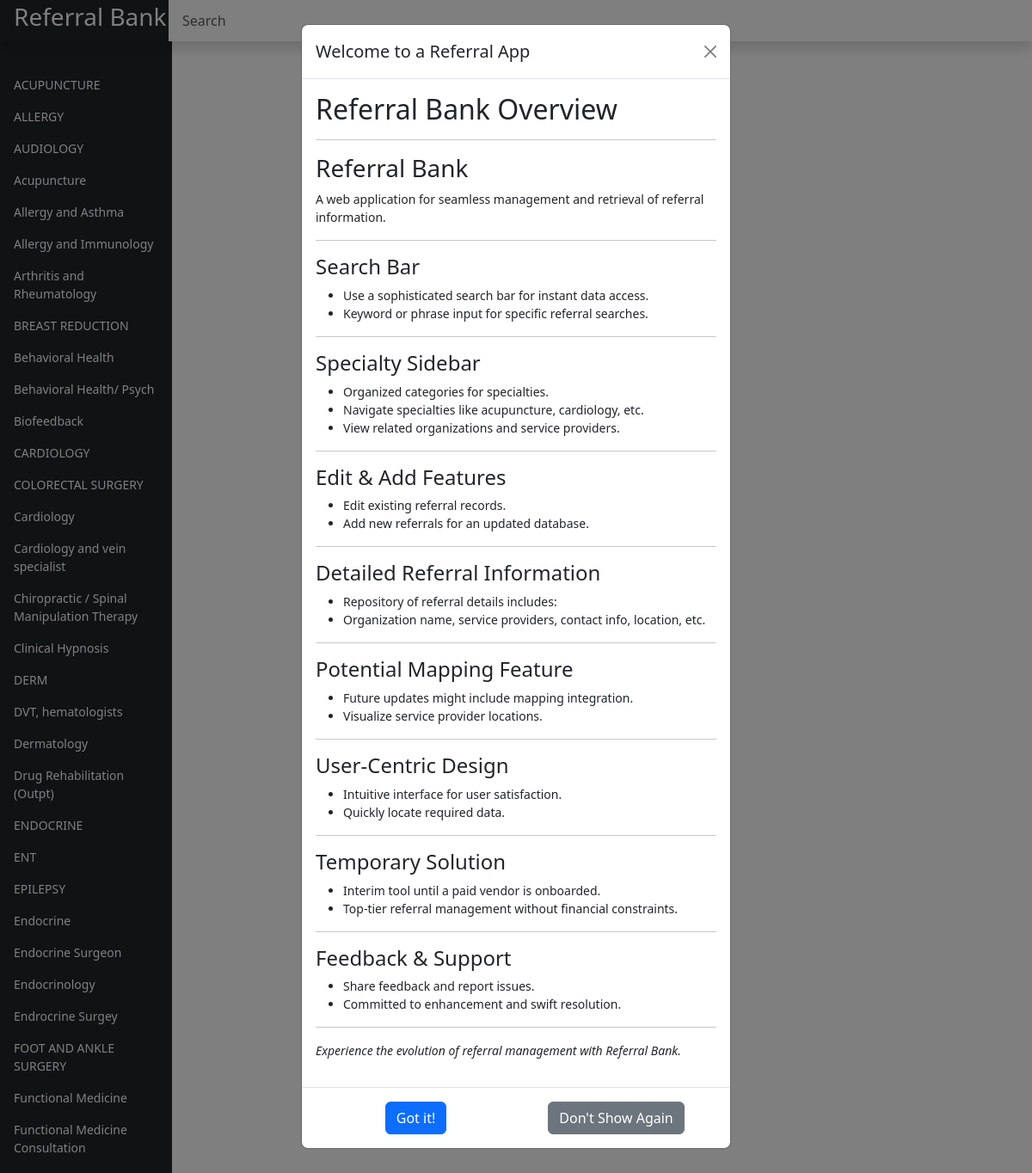
The page / on the database its author committed.
### tables this page shows
CREATE TABLE "referrals" (
                id INTEGER PRIMARY KEY,
                SPECIALTY TEXT,
                NAME_OF_ORGANIZATION TEXT,
                NAME TEXT,
                LOCATION TEXT,
                PHONE_NUMBER TEXT,
                FAX_NUMBER TEXT,
                WEBSITE TEXT,
                NOTES TEXT,
                EMAIL TEXT
            , PARSED_SEARCH INTEGER DEFAULT 0);

### app.py (the view)
@app.route('/')
def home():
    df = load_data()
    df = mod_df(df)
    specialties = df['SPECIALTY'].unique().tolist()
    return render_template('dashboard.html', specialties=specialties)

### app.py (called while the page is built)
def mod_df(df):
    df = df.sort_values(by='SPECIALTY').reset_index(drop=True)
    print(len(df))
    df['NAME_OF_ORGANIZATION'].fillna('Unknown Organization', inplace=True)
    df['NAME'].fillna('', inplace=True)
    print(f"modified df: {df.head()}")
    return df

def load_data():
    conn = sqlite3.connect(DB_PATH)
    df = pd.read_sql_query("SELECT * FROM referrals", conn)
    conn.close()
    print(df.head())
    return df

### templates/dashboard.html (shortened to what this page needs)
<!doctype html>
<html lang="en">
<head>
  <link href="https://cdn.jsdelivr.net/npm/bootstrap@5.3.0/dist/css/bootstrap.min.css" rel="stylesheet"
>
  <link rel="stylesheet" href="https://cdnjs.cloudflare.com/ajax/libs/font-awesome/5.15.3/css/all.min.css">
  <link rel="stylesheet" type="text/css" href="https://cdn.datatables.net/1.13.4/css/jquery.dataTables.min.css">
  <link rel="stylesheet" type="text/css"
    href="https://cdn.datatables.net/responsive/2.2.9/css/responsive.dataTables.min.css">
  <link rel="stylesheet" href="https://cdnjs.cloudflare.com/ajax/libs/font-awesome/5.15.1/css/all.min.css">
  <link rel="stylesheet" type="text/css"
    href="https://cdnjs.cloudflare.com/ajax/libs/toastr.js/latest/css/toastr.min.css">
  <link href="{{ url_for('static', filename='css/dashboard.css') }}" rel="stylesheet">
</head>
<body>
  <header class="navbar navbar-dark sticky-top bg-dark flex-md-nowrap p-0 shadow">
    <div id="title_T" class="col-md-3 h3 ms-3  text-white" data-pg-name="Title">Referral Bank</div>
    <input class="form-control form-control-dark w-100" type="text" placeholder="Search" aria-label="Search"
      id="search">
  </header>
  <div class="modal fade" id="initialInfoModal" tabindex="-1" aria-labelledby="initialInfoModalLabel"
    aria-hidden="true">
    <div class="modal-dialog modal-dialog-centered">
      <div class="modal-content">
        <div class="modal-header">
          <h5 class="modal-title" id="initialInfoModalLabel">Welcome to a Referral App</h5>
          <button type="button" class="btn-close" data-bs-dismiss="modal" aria-label="Close"></button>
        </div>
        <div class="modal-body">
          <div class="referral-bank-modal">
            <h2>Referral Bank Overview</h2>
            <hr>
            <h3>Referral Bank</h3>
            <p>A web application for seamless management and retrieval of referral information.</p>
            <hr>
            <h4>Search Bar</h4>
            <ul style="list-style-type:disc;">
              <li>Use a sophisticated search bar for instant data access.</li>
              <li>Keyword or phrase input for specific referral searches.</li>
            </ul>
            <hr>
            <h4>Specialty Sidebar</h4>
            <ul style="list-style-type:disc;">
              <li>Organized categories for specialties.</li>
              <li>Navigate specialties like acupuncture, cardiology, etc.</li>
              <li>View related organizations and service providers.</li>
            </ul>
            <hr>
            <h4>Edit & Add Features</h4>
            <ul style="list-style-type:disc;">
              <li>Edit existing referral records.</li>
              <li>Add new referrals for an updated database.</li>
            </ul>
            <hr>
            <h4>Detailed Referral Information</h4>
            <ul style="list-style-type:disc;">
              <li>Repository of referral details includes:</li>
              <li>Organization name, service providers, contact info, location, etc.</li>
            </ul>
            <hr>
            <h4>Potential Mapping Feature</h4>
            <ul style="list-style-type:disc;">
              <li>Future updates might include mapping integration.</li>
              <li>Visualize service provider locations.</li>
            </ul>
            <hr>
            <h4>User-Centric Design</h4>
            <ul style="list-style-type:disc;">
              <li>Intuitive interface for user satisfaction.</li>
              <li>Quickly locate required data.</li>
            </ul>
            <hr>
            <h4>Temporary Solution</h4>
            <ul style="list-style-type:disc;">
              <li>Interim tool until a paid vendor is onboarded.</li>
              <li>Top-tier referral management without financial constraints.</li>
            </ul>
            <hr>
            <h4>Feedback & Support</h4>
            <ul style="list-style-type:disc;">
              <li>Share feedback and report issues.</li>
              <li>Committed to enhancement and swift resolution.</li>
            </ul>
            <hr>
            <p><em>Experience the evolution of referral management with Referral Bank.</em></p>
          </div>
        </div>
        <div class="modal-footer">
          <div class="container-fluid">
            <div class="row">
              <div class="col text-center">
                <button type="button" class="btn btn-primary" data-bs-dismiss="modal">Got it!</button>
              </div>
              <div class="col text-center">
                <button id="dontShowAgainBtn" class="btn btn-secondary">Don't Show Again</button>
              </div>
            </div>
          </div>
        </div>
      </div>
    </div>
  </div>
  <div id="main_info" class="container-fluid">
    <div class="row">
      <nav id="sidebar" class="col-md-3 col-lg-2 d-md-block bg-light sidebar">
        <div class="position-sticky pt-3 bg-dark">
          <ul class="nav flex-column" id="specialties">
            {% for specialty in specialties %}
            <li class="nav-item">
              <a class="nav-link" href="#">{{ specialty }}</a>
            </li>
            {% endfor %}
          </ul>
        </div>
      </nav>
      <main class="col-md-9 col-lg-7 px-md-4 main">
        <h2>
          <button id="addReferral" class="btn btn-success ms-3">Add New Referral</button>
        </h2>
      </main>
    </div>
  </div>
</body>
</html>

### static/css/dashboard.css (style rules this page uses)
body { font-size: .875rem; }
.sidebar { position: fixed; top: 0; bottom: 0; left: 0; z-index: 100; padding: 48px 0 0; box-shadow: inset -1px 0 0 rgba(0, 0, 0, .1); }
.sidebar { padding: 48px 0 0; box-shadow: inset -1px 0 0 rgba(0, 0, 0, .1); overflow-y: auto; max-height: 100vh; }
.sidebar .nav-link { font-weight: 500; color: #ffffff; }
.navbar .form-control { padding: .75rem 1rem; border-width: 0; border-radius: 0; }
.form-control-dark { color: #fff; border-color: rgba(255, 255, 255, .1); }
main { margin-left: 350px; }
#title_T { width: 15%; }
#main_info { margin-top: 15px; }

### rows shown on the page
referrals: SPECIALTY "ACUPUNCTURE"
referrals: SPECIALTY "ALLERGY"
referrals: SPECIALTY "AUDIOLOGY"
referrals: SPECIALTY "Acupuncture"
referrals: SPECIALTY "Allergy and Asthma"
referrals: SPECIALTY "Allergy and Immunology"
referrals: SPECIALTY "Arthritis and Rheumatology"
referrals: SPECIALTY "BREAST REDUCTION"
referrals: SPECIALTY "Behavioral Health"
referrals: SPECIALTY "Behavioral Health/ Psych"
referrals: SPECIALTY "Biofeedback"
referrals: SPECIALTY "CARDIOLOGY"
referrals: SPECIALTY "COLORECTAL SURGERY"
referrals: SPECIALTY "Cardiology"
referrals: SPECIALTY "Cardiology and vein specialist"
referrals: SPECIALTY "Chiropractic / Spinal Manipulation Therapy"
referrals: SPECIALTY "Clinical Hypnosis"
referrals: SPECIALTY "DERM"
referrals: SPECIALTY "DVT, hematologists"
referrals: SPECIALTY "Dermatology"
referrals: SPECIALTY "Drug Rehabilitation (Outpt)"
referrals: SPECIALTY "ENDOCRINE"
referrals: SPECIALTY "ENT"
referrals: SPECIALTY "EPILEPSY"
referrals: SPECIALTY "Endocrine"
referrals: SPECIALTY "Endocrine Surgeon"
referrals: SPECIALTY "Endocrinology"
referrals: SPECIALTY "Endrocrine Surgey"
referrals: SPECIALTY "FOOT AND ANKLE SURGERY"
referrals: SPECIALTY "Functional Medicine"
referrals: SPECIALTY "Functional Medicine Consultation"
